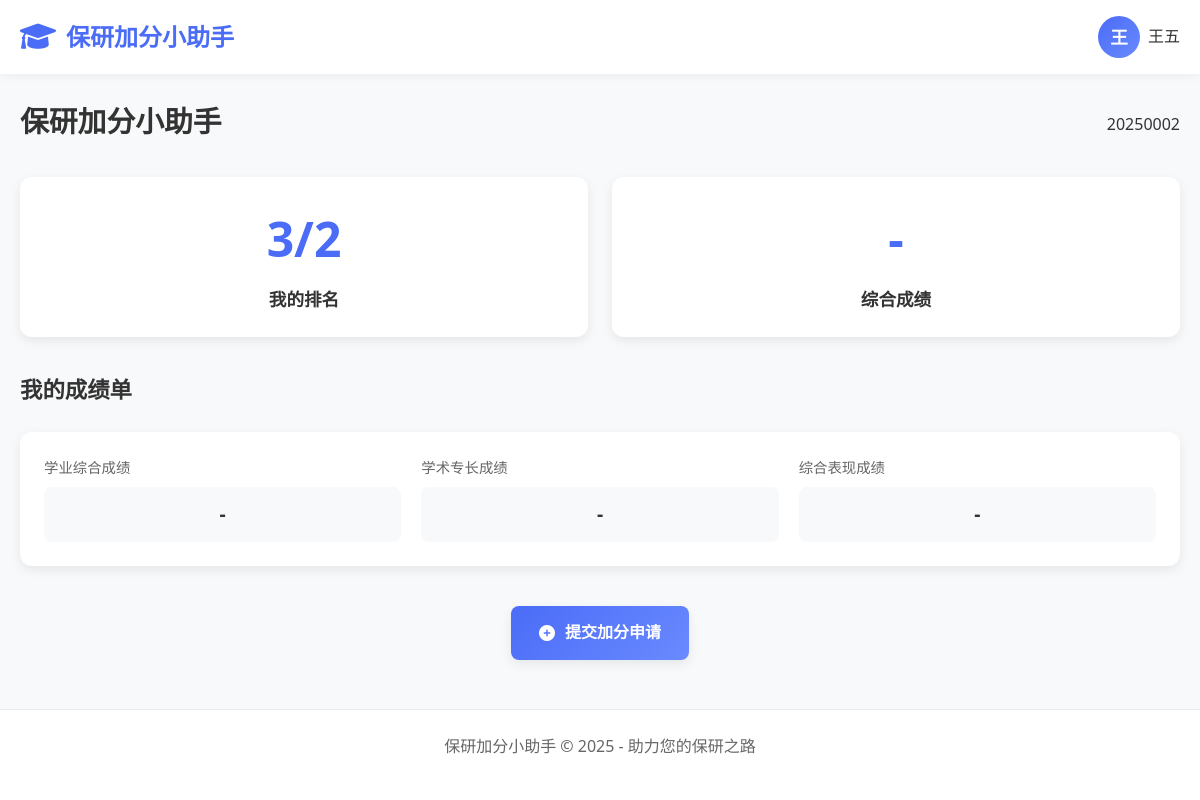
The page /student/ranking/ (signed in) on the database as committed earlier.
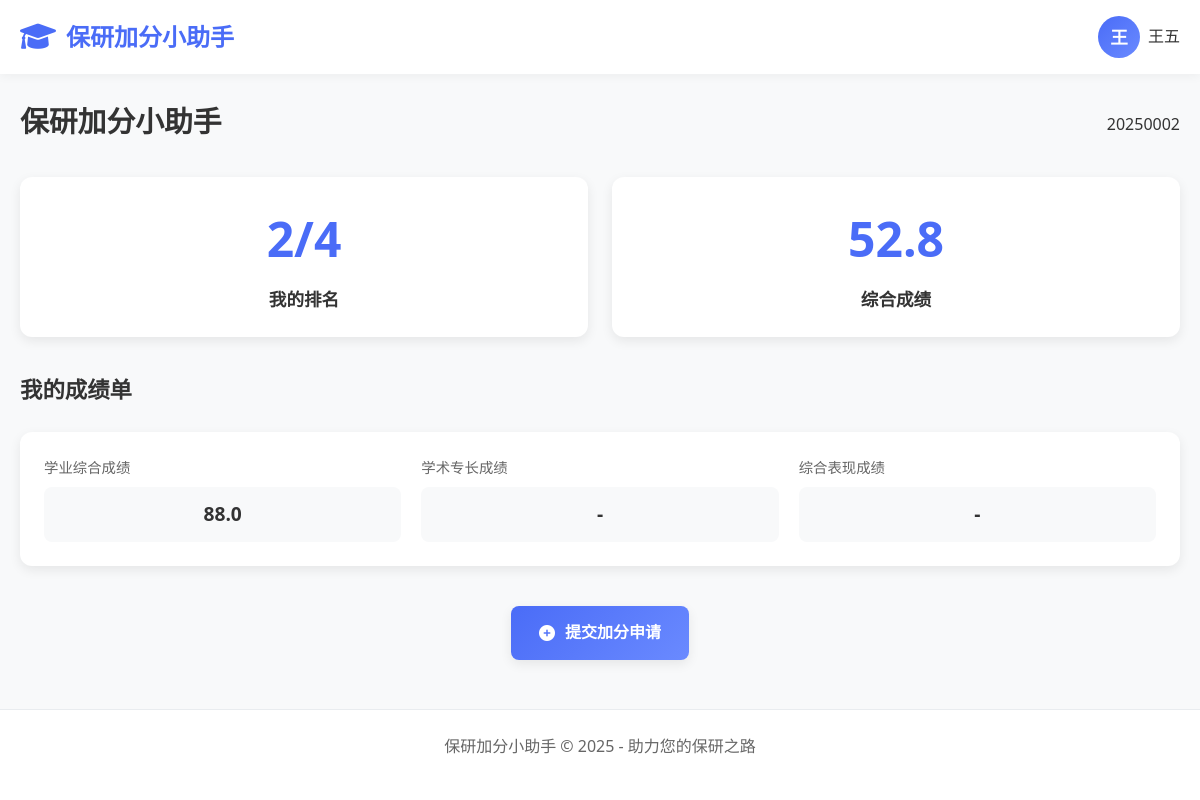
The same page on the database as committed later.
### apps/students/models.py (models this page shows, shortened)
class StudentProfile(models.Model):
    user = models.OneToOneField(
        User,
        on_delete=models.CASCADE,
        null=True,
        related_name='profile'  # 反向关联名称
    )
    COLLEGE_CHOICES = [
        ('info', '信息学院'),
        ('other', '其他'),
    ]
    full_name = models.CharField("姓名", max_length=100, blank=True)
    student_id = models.CharField("学号", max_length=20, unique=True,
                                  validators=[RegexValidator(regex=r'^\d{8,20}$', message='学号必须是8-20位数字')])
    grade = models.CharField("年级", max_length=20, blank=True)
    college = models.CharField(
        "学院",
        max_length=100,
        blank=True,
        choices=COLLEGE_CHOICES,
        default='other'  # 默认值设为其他
    )
    department = models.CharField("系别", max_length=100, blank=True)
    major = models.CharField("专业", max_length=100, blank=True)
    enrollment_year = models.PositiveIntegerField("入学年份", null=True, blank=True, help_text="例如：2023")
    GENDER_CHOICES = [
        ('M', '男'),
        ('F', '女'),
        ('O', '其他'),
    ]
    gender = models.CharField("性别", max_length=1, choices=GENDER_CHOICES, blank=True)
    ethnicity = models.CharField("民族", max_length=50, blank=True)
    political_status = models.CharField("政治面貌", max_length=50, blank=True)
    id_card = models.CharField("身份证号", max_length=18, blank=True,
                               validators=[RegexValidator(regex=r'^\d{17}[\dXx]$', message='请输入有效的身份证号')])
    phone = models.CharField("手机号", max_length=11, blank=True, help_text="请输入11位手机号码")
    email = models.EmailField("邮箱", blank=True, help_text="请输入有效的邮箱地址")
    academic_comprehensive_score = models.DecimalField(
        "学业综合成绩",  # 辅导员可设置
        max_digits=5,
        decimal_places=1,
        null=True,
        blank=True
    )
    academic_expertise_score = models.DecimalField(
        "学术专长成绩",  # 来自学术类材料加分
        max_digits=5,
        decimal_places=1,
        default=0
    )
    comprehensive_performance_score = models.DecimalField(
        "综合表现成绩",  # 来自综合类材料加分
        max_digits=5,
        decimal_places=1,
        default=0
    )
    total_score = models.DecimalField(
        "总成绩",
        max_digits=5,
        decimal_places=1,
        null=True,
        blank=True
    )
    academic_comprehensive_ratio = models.DecimalField(
        "学业综合成绩权重",
        max_digits=3,
        decimal_places=2,
        default=0.6  # 60%
    )
    academic_expertise_ratio = models.DecimalField(
        "学术专长成绩权重",
        max_digits=3,
        decimal_places=2,
        default=0.2  # 20%
    )
    comprehensive_performance_ratio = models.DecimalField(
        "综合表现成绩权重",
        max_digits=3,
        decimal_places=2,
        default=0.2  # 20%
    )
    def get_rank(self):
        if not all([self.college, self.grade]):
            return (0, 0)  # 学院或年级未设置时，返回(0,0)避免查询错误
        same_group = StudentProfile.objects.filter(
            college=self.college,
            grade=self.grade,
            total_score__isnull=False  # 排除无总成绩的学生
        )
        total_count = same_group.count()
        if self.total_score is None:
            return (total_count + 1, total_count)  # 排在所有有成绩的学生之后
        higher_count = same_group.filter(total_score__gt=self.total_score).count()
        return (higher_count + 1, total_count)

### apps/students/views.py (the view)
# urls.py: path('ranking/', views.ranking, name='ranking'),
@login_required
def ranking(request):
    try:
        profile = request.user.profile
        rank_data = profile.get_rank()
        my_rank = f"{rank_data[0]}/{rank_data[1]}" if rank_data[0] else "-"
        context = {
            'my_rank': my_rank,
            'academic_score': profile.academic_comprehensive_score or "-",
            'research_score': profile.academic_expertise_score,
            'performance_score': profile.comprehensive_performance_score,
            'total_score': profile.total_score or "-"
        }
    except StudentProfile.DoesNotExist:
        context = {
            'my_rank': "-",
            'academic_score': "-",
            'research_score': "-",
            'performance_score': "-",
            'total_score': "-"
        }
    return render(request, 'students/ranking.html', context)

### templates/students/ranking.html (shortened to what this page needs)
{% extends 'students/base.html' %}
{% load static %}
{% block extra_css %}
<link href="{% static 'CSS/students/ranking.css' %}" rel="stylesheet">
{% endblock %}
{% block content %}
    <div class="page-header">
        <h1 class="page-title">保研加分小助手</h1>
        <div class="user-info">
            {% if user.is_authenticated %}
                <span class="username">{{ user.username }}</span>
            {% endif %}
        </div>
    </div>
    <div class="stats-grid">
        <div class="stat-card">
            <div class="stat-value">{{ my_rank|default:"-" }}</div>
            <div class="stat-label">我的排名</div>
        </div>
        <div class="stat-card">
            <div class="stat-value">{{ total_score|default:"-" }}</div>
            <div class="stat-label">综合成绩</div>
        </div>
    </div>
    <div class="transcript-section">
        <div class="section-header">
            <h2 class="section-title">我的成绩单</h2>
        </div>
        <div class="transcript-card">
            <div class="score-grid">
                <div class="score-item">
                    <span class="score-label">学业综合成绩</span>
                    <div class="score-value">{{ academic_score|default:"-" }}</div>
                </div>
                <div class="score-item">
                    <span class="score-label">学术专长成绩</span>
                    <div class="score-value">{{ research_score|default:"-" }}</div>
                </div>
                <div class="score-item">
                    <span class="score-label">综合表现成绩</span>
                    <div class="score-value">{{ performance_score|default:"-" }}</div>
                </div>
            </div>
        </div>
    </div>
    <div class="submit-section">
        <a href="{% url 'upload' %}" class="submit-btn">
            <i class="fas fa-plus-circle"></i>
            <span>提交加分申请</span>
        </a>
    </div>
{% endblock %}

Rows that differ between the two databases and show on the page:
changed StudentProfile: total_score (not shown) → "52.8"; academic_comprehensive_score (not shown) → "88.0"
Other text that changed with them:
{{ my_rank|default:"-" }}: "3/2" → "2/4"
{{ total_score|default:"-" }}: "-" → (not shown)
{{ academic_score|default:"-" }}: "-" → (not shown)
